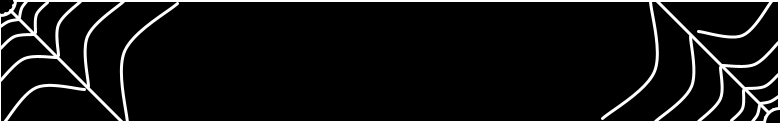
Frame 1 (no input)
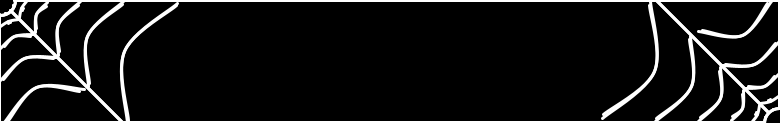
Frame 2 (the mouse pressed at the canvas centre, redrawn once)

The Processing sketch that drew these frames (run headless with seeded random() and noise(); the mouse was pressed at the canvas centre and the sketch redrawn once):

// Processing sketch: october_0_spider_web
// ── october_0_spider_web.pde
// Definitely overengineered lol
// And making the spiderweb class was an afterthought and a workaround
  // So it is a sloppy class...
void setup()
{
  size(780, 123);
  surface.setLocation(50, 50);
  
  colorMode(HSB, 360, 100, 100, 100);
  background(0);
  noLoop();
}

void draw()
{
  Spiderweb ul_spiderweb = new Spiderweb(0, 0);
  Spiderweb lr_spiderweb = new Spiderweb(width - 1, height);
  ul_spiderweb.display();
  lr_spiderweb.display();
  
}

class Spiderweb
{
  float origin_x;
  float origin_y;
  
  Spiderweb(float x, float y)
  {
    origin_x = x;
    origin_y = y;
  }
  
  void display()
  {
    push();
    stroke(360);
    noFill();
    strokeWeight(3);
    int circle_d = 30;
    translate(origin_x, origin_y);
    circle(0, 0, circle_d);
    
    int main_strings = 8;
    float rotation = 0;
    float[] rotation_array;
    rotation_array = new float [main_strings];
    // Main strings
    push();
      for (int i = 0; i < main_strings; i++)
      {
        // Adds a bit of randomness but makes it difficult to work around
        //rotation = radians(360/(main_strings + random(-4, 4)));
        rotation = radians(360/main_strings);
        rotation_array[i] = rotation;
        rotate(rotation);
        line(0, -circle_d/2, 0, -width);
      }
    pop();
    
    // Curves in between main strings
    for (int i = 0; i < main_strings; i++)
    {
      if (i == main_strings - 1)
      {
        // draw arc from [i] to [0]
        break;
      }
      else
      {
        // Puts axis at current main line
        rotate(rotation_array[i]);
        push();
          // Puts axis halfway between current main line and next
            // Negated by pop(), so will hop back to current main line so rotate will be accurate still
          rotate(rotation_array[i+1]/2);
          translate(0, -circle_d/2);
          
          // The below method works
            // Only drawback is get() will go offscreen after rotate call
              // This means it'll always return black, resulting in an infinite loop
                // Tho could do an arc amount check and after it gets to a certain number
                  // Add 25. x looks close to adding 20 + (loop_acc * 4)
          int y_base = 0;
          int y_inc = 0;  // Changes the incrementer value so it doesn't look so "perfect"
          int loop_acc = 0;
          for (int y = -y_base; y > -height * 1.5; y -= y_base + y_inc)
          {
            int x = 0;
            while(get(int(screenX(x, y)), int(screenY(x, y))) == color(0))
            {
              x++;
            }
            //x += 20 + (4 * loop_acc);
            //println(x);
  
            stroke(360);
            beginShape();
              // First and fifth vertices are control points
              curveVertex(-x, y);
              curveVertex(-x, y);
              curveVertex(0, y * 0.8);
              curveVertex(x, y);
              curveVertex(x, y);
            endShape();
            
            y_inc += 10;
            loop_acc++;
          }
        pop();
      }
    }
  pop();
  }
}
